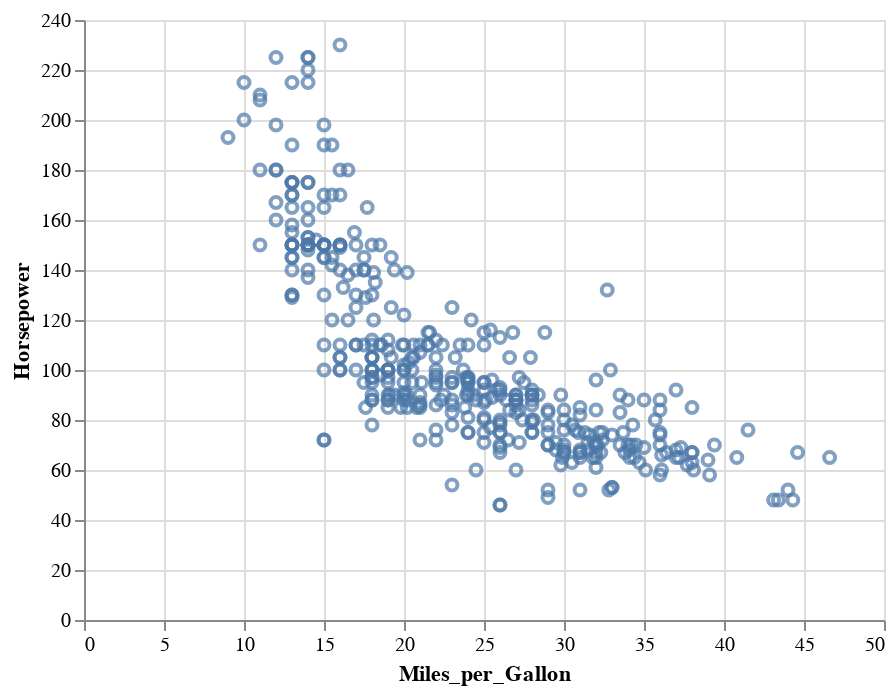

The cell this chart's notebook holds for it:
### Markdown cell above
Como os pontos ficaram se sobrepondo por estarem muito próximos, podemos adicionar mais uma dimensão nessa figura usando outra coluna para desenhar o eixo y: potência ou `Horsepower`.

### Code cell
alt.Chart(cars).mark_point().encode(
    x='Miles_per_Gallon',
    y='Horsepower'
)

### Figure 1 — Vega-Lite specification as saved in the notebook (floating-point values rounded to 4 significant figures; data arrays with more than 128 entries replaced by an {"elided": "..."} marker saying what was removed)
{"config": {"view": {"continuousWidth": 400, "continuousHeight": 300}}, "data": {"name": "data-f02450ab61490a1363517a0190416235"}, "mark": "point", "encoding": {"x": {"field": "Miles_per_Gallon", "type": "quantitative"}, "y": {"field": "Horsepower", "type": "quantitative"}}, "$schema": "https://vega.github.io/schema/vega-lite/v4.17.0.json", "datasets": {"data-f02450ab61490a1363517a0190416235": {"elided": "406 records"}}}
